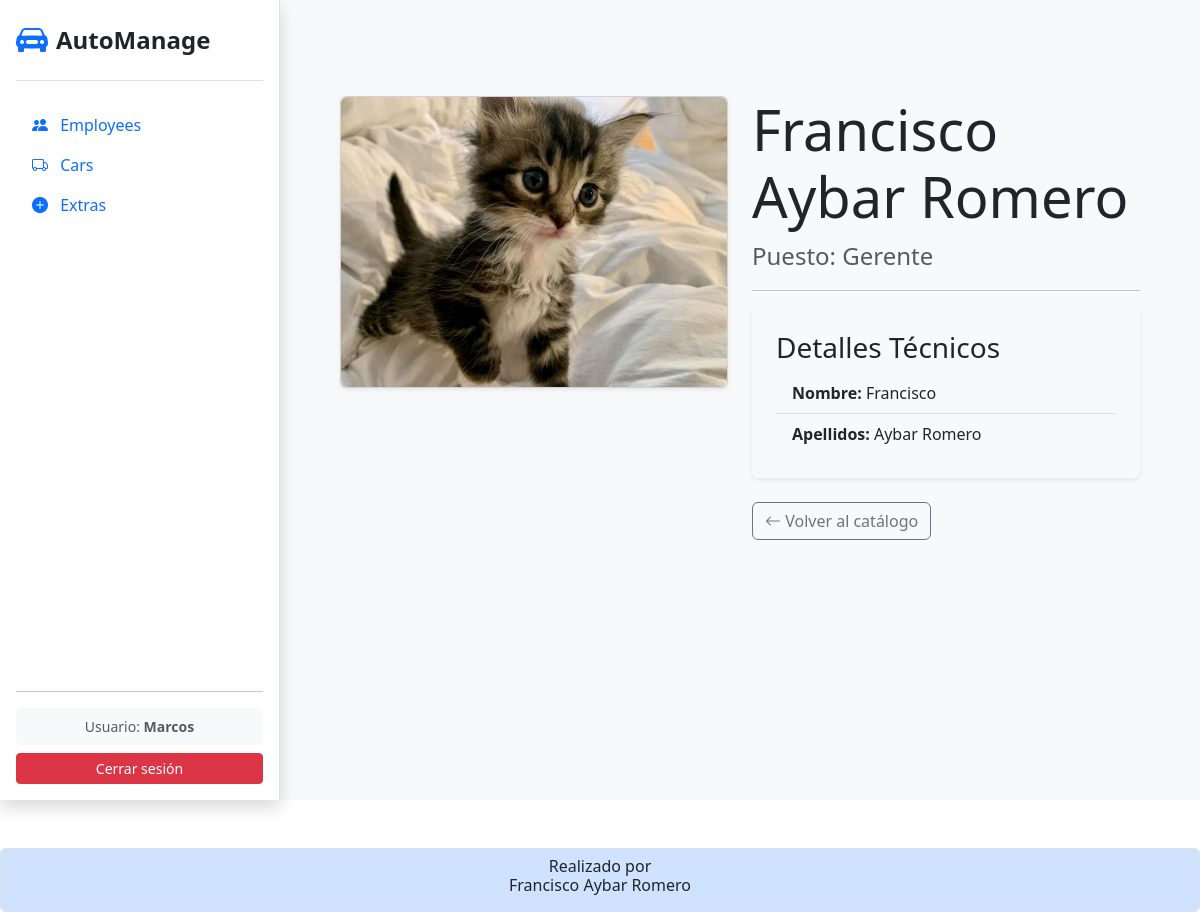
The page /employees/2/ (signed in) on the database its author committed.
### app_agencia_coches/models.py (models this page shows, shortened)
class Employee (models.Model):
    user = models.OneToOneField(
        User,
        on_delete = models.CASCADE,
        null = True,
        blank = True
    )
    nombre = models.CharField (
        verbose_name = 'Nombre',
        max_length = 100,
        default = ''
    )
    apellidos = models.CharField (
        verbose_name = 'Apellidos',
        max_length = 100,
        default = ''
    )
    puesto = models.CharField (
        verbose_name = 'Puesto',
        max_length = 100,
        default = ''
    )
    fecha_contratacion = models.DateField (
        verbose_name = 'Fecha de contratacion',
        auto_now_add = True
    )
    foto = models.ImageField (
        verbose_name = 'Foto',
        upload_to = "empleados/",
        blank = True,
        null = True
    )

### app_agencia_coches/views.py (the view)
# urls.py: path('employees/<int:pk>/', views.employee_detail, name='employee_detail'),
@login_required
def employee_detail(request, pk):
    employee = get_object_or_404(Employee, pk=pk)
    return render(request, 'employee/employee_detail.html', {'employee': employee})

### app_agencia_coches/templates/employee/employee_detail.html
{% extends "index.html" %}
{% block content %}
<div class="container mt-5">
    <div class="row">
        <div class="col-md-6 mb-4">
            <div class="card shadow-sm">
                {% if employee.foto %}
                    <img src="{{ employee.foto.url }}" class="img-fluid rounded" alt="{{ employee.nombre }} {{ employee.apellidos }}">
                {% else %}
                    <div class="bg-light d-flex justify-content-center align-items-center" style="height: 400px;">
                        <i class="bi bi-image fs-1 text-secondary"></i>
                    </div>
                {% endif %}
            </div>
        </div>
        <div class="col-md-6">
            <h1 class="display-4">{{ employee.nombre }} {{ employee.apellidos }}</h1>
            <p class="text-muted fs-4">Puesto: {{ employee.puesto }}</p>
            <hr>
            <div class="bg-light p-4 rounded shadow-sm">
                <h3>Detalles Técnicos</h3>
                <ul class="list-group list-group-flush">
                    <li class="list-group-item bg-transparent"><strong>Nombre:</strong> {{ employee.nombre }}</li>
                    <li class="list-group-item bg-transparent"><strong>Apellidos:</strong> {{ employee.apellidos }}</li>
                </ul>
            </div>
            <div class="mt-4 d-flex flex-column flex-sm-row gap-2">
                <a href="{% url 'employees' %}" class="btn btn-outline-secondary">
                    <i class="bi bi-arrow-left"></i> Volver al catálogo
                </a>
            </div>
        </div>
    </div>
</div>
{% endblock content %}

### app_agencia_coches/templates/index.html (shortened to what this page needs)
<!doctype html>
<html lang="es-ES">
    <head>
        {% block css %}
        <link
            href="https://cdn.jsdelivr.net/npm/bootstrap@5.3.2/dist/css/bootstrap.min.css"
            rel="stylesheet"
        />
        {% endblock css %}
        {% block icon %}
        <link rel="stylesheet" href="https://cdn.jsdelivr.net/npm/bootstrap-icons@1.13.1/font/bootstrap-icons.min.css">
        {% endblock icon %}
        {% load static %}
        <link rel="stylesheet" href="{% static 'css/blur_detalles.css' %}">
        <link rel="stylesheet" href="{% static 'css/style_sidebar.css' %}">
    </head>
    <body>
        <div id="wrapper">
            <nav id="sidebar" class="bg-white shadow d-flex flex-column p-3 sticky-top">
                <div class="d-flex justify-content-between align-items-center border-bottom pb-3 mb-4">
                    <a href="{% url 'dashboard' %}" class="d-flex align-items-center text-decoration-none">
                        <i class="bi bi-car-front-fill fs-2 text-primary me-2"></i>
                        <span class="fs-4 fw-bold text-dark">AutoManage</span>
                    </a>
                </div>
                <ul class="nav nav-pills flex-column mb-auto">
                    <li class="nav-item">
                        <a class="nav-link {% if request.resolver_match.url_name == 'employees' %}active{% endif %}" href="{% url 'employees' %}">
                            <i class="bi bi-people-fill me-2"></i> Employees
                        </a>
                    </li>
                    <li class="nav-item">
                        <a class="nav-link {% if request.resolver_match.url_name == 'cars' %}active{% endif %}" href="{% url 'cars' %}">
                            <i class="bi bi-truck me-2"></i> Cars
                        </a>
                    </li>
                    <li class="nav-item">
                        <a class="nav-link {% if request.resolver_match.url_name == 'extras' %}active{% endif %}" href="{% url 'extras' %}">
                            <i class="bi bi-plus-circle-fill me-2"></i> Extras
                        </a>
                    </li>
                </ul>
                <hr>
                <div class="dropdown">
                    {% if user.is_authenticated %}
                        <div class="p-2 bg-light rounded mb-2 text-center">
                            <small class="text-muted d-block small">Usuario: <strong>{{ user.username }}</strong></small>
                        </div>
                        <form action="{% url 'logout' %}" method="post" class="m-0">
                            <button type="submit" class="btn btn-danger w-100 btn-sm">Cerrar sesión</button>
                        </form>
                    {% endif %}
                </div>
            </nav>
            <main class="main-content w-100 bg-light p-3 p-md-5">
                <div class="toast-container position-fixed bottom-0 end-0 p-3">
                </div>
                {% block content %}{% endblock %}
            </main>
        </div>
        {%block footer%}
        <footer class="mt-5 p-2 text-center border rounded bg-primary-subtle">
            <h6>
                Realizado por<br> Francisco Aybar Romero
            </h6>
        </footer>
        {%endblock footer%}
    </body>
</html>

### static/css/style_sidebar.css (style rules this page uses)
#wrapper { display: flex; align-items: stretch; }
#sidebar { min-width: 280px; max-width: 280px; height: 100vh; position: fixed; top: 0; left: 0; display: flex; flex-direction: column; z-index: 1000; background-color: #fff; border-right: 1px solid #dee2e6; }
.main-content { flex: 1; margin-left: 280px; min-height: 100vh; background-color: #f8f9fa; }

### rows shown on the page
Employee: foto (picture), nombre "Francisco", apellidos "Aybar Romero", puesto "Gerente"

### other values the page prints
{{ user.username }} "Marcos"
